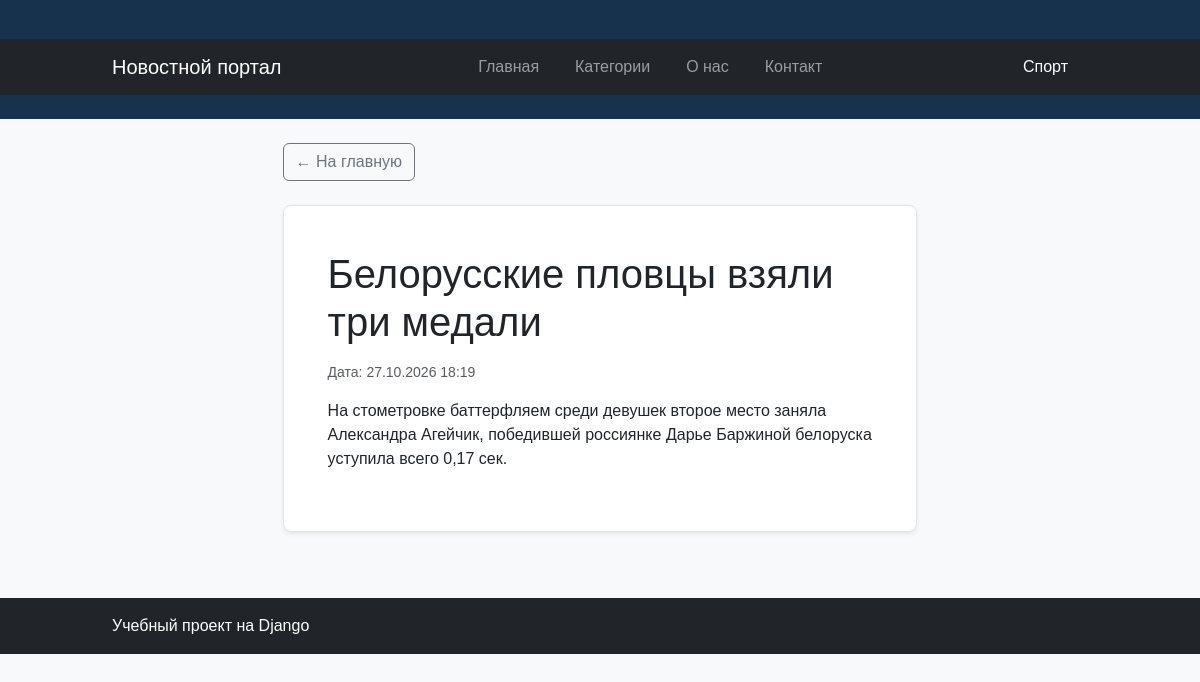
The page /article/11/ on the database its author committed.
### news/models.py (models this page shows, shortened)
class Article(models.Model):
    title = models.CharField(
        max_length=200,
        verbose_name="Заголовок",
    )
    content = models.TextField(
        verbose_name="Текст новости",
    )
    created_at = models.DateTimeField(
        auto_now_add=True,
        verbose_name="Дата создания",
    )
    is_published = models.BooleanField(
        default=False,
        verbose_name="Опубликована",
    )
    author = models.CharField(
        max_length=100,
        default="Редакция",
        verbose_name="Автор",
    )
    category = models.CharField(
        max_length=100,
        default="Общее",
        verbose_name="Категория",
    )

### news/views.py (the view)
def article_detail(request, article_id):
    article = get_object_or_404(
        Article,
        id=article_id,
        is_published=True,
    )
    context = {
        "article": article,
    }
    return render(
        request,
        "news/article_detail.html",
        context,
    )

### news/templates/news/article_detail.html (shortened to what this page needs)
{% extends "news/base.html" %}
{% block content %}
<article class="container">
    <div class="row justify-content-center">
        <div class="col-lg-9">
            <a href="{% url 'home' %}" class="btn btn-outline-secondary mb-4">
                ← На главную
            </a>
            <div class="card shadow-sm">
                <div class="card-body p-4">
                    <h1 class="card-title mb-3">
                        {{ article.title }}
                    </h1>
                    {% if article.created_at %}
                        <p class="text-muted small">
                            Дата:
                            {{ article.created_at|date:"d.m.Y H:i" }}
                        </p>
                    {% endif %}
                    <div class="article-content">
                        {{ article.content|linebreaks }}
                    </div>
                </div>
            </div>
        </div>
    </div>
</article>
{% endblock %}

### news/static/news/style.css (style rules this page uses)
body { margin: 0; background-color: #f3f5f7; color: #263238; font-family: Arial, sans-serif; }
h1 { color: pink; }
.container { width: 90%; max-width: 1000px; margin: 0 auto; }
.card { background-color: white; padding: 20px; margin-bottom: 18px; border-radius: 8px; border: 1px solid #dfe4e8; }

### rows shown on the page
Article: title "Белорусские пловцы взяли три медали", created_at "27.10.2026 18:19", content "На стометровке баттерфляем среди девушек второе место заняла Александра Агейчик, победившей россиянке Дарье Баржиной белоруска уступила всего 0,17 сек."
